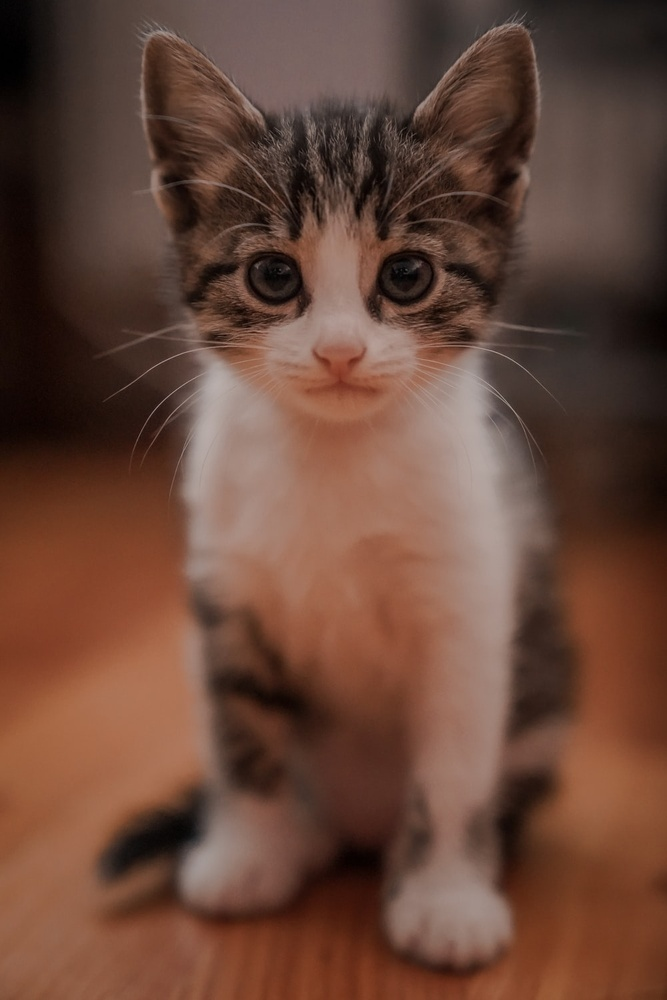
#> input picture cat.jpg, 667 x 1000 px, shrunk from 1000 x 1500 before the run
$ jupyter execute 'Task 3 - Image to Pencil Sketch with Python(Beginner) (1).ipynb'   (shell and % lines are left out)
#> lines starting #> are read from the running program, lines starting #| are printed output that depends on the picture
## Lets Grow More
## Name : Mayuresh Kumbhar
## Internship : Data Science

### Task-3 : Image to Pencil Sketch with Python

### Description :

We need to read the image in RBG format and then convert it to a grayscale image. This will turn an image into a classic black and white photo. Then the next thing to do is invert the grayscale image also called negative image, this will be our inverted grayscale image. Inversion can be used to enhance details. Then we can finally create the pencil sketch by mixing the grayscale image with the inverted blurry image. This can be done by dividing the grayscale image by the inverted blurry image. Since images are just arrays, we can easily do this programmatically using the divide function from the cv2 library in Python.

### Reference link : https://thecleverprogrammer.com/2020/09/30/pencil-sketch-with-python/

# Importing library

[cell 1]
import cv2
import matplotlib.pyplot as plt

# Changing image directory

[cell 2]
import os

[cell 3]
os.getcwd()

[cell 4]
os.chdir("C:\\Users\\Admin\\Downloads\\geo project\\2")

[cell 5]
os.getcwd()

# Reading and processing image

[cell 6]
# reading image
image = cv2.imread("cat.jpg")
#> image is the input picture: shape (1000, 667, 3); mean B, G, R 56.9, 70.7, 104.6
image

[cell 7]
# displaying image
cv2.imshow("Cat", image)
cv2.waitKey(0)
plt.imshow(image)

[cell 8]
# converting image to grayscale image
gray_image = cv2.cvtColor(image, cv2.COLOR_BGR2GRAY)
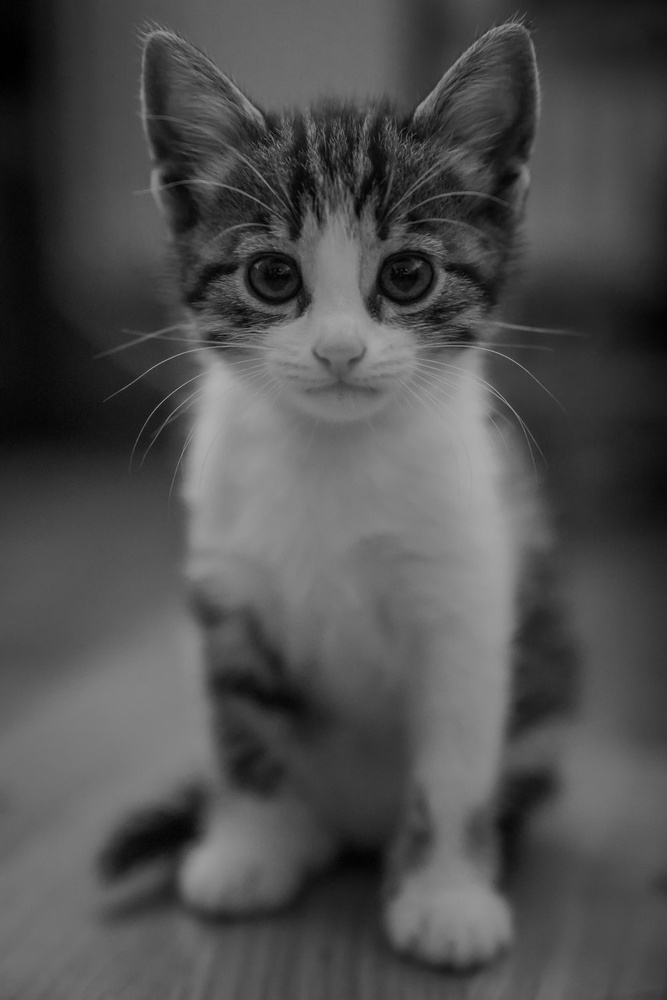
#> gray_image: shape (1000, 667); min 0, max 178, mean 79.3
cv2.imshow("New Cat", gray_image)
cv2.waitKey(0)
plt.imshow(gray_image)
gray_image

[cell 9]
# inverting grayscale image
inverted_image = 255 - gray_image
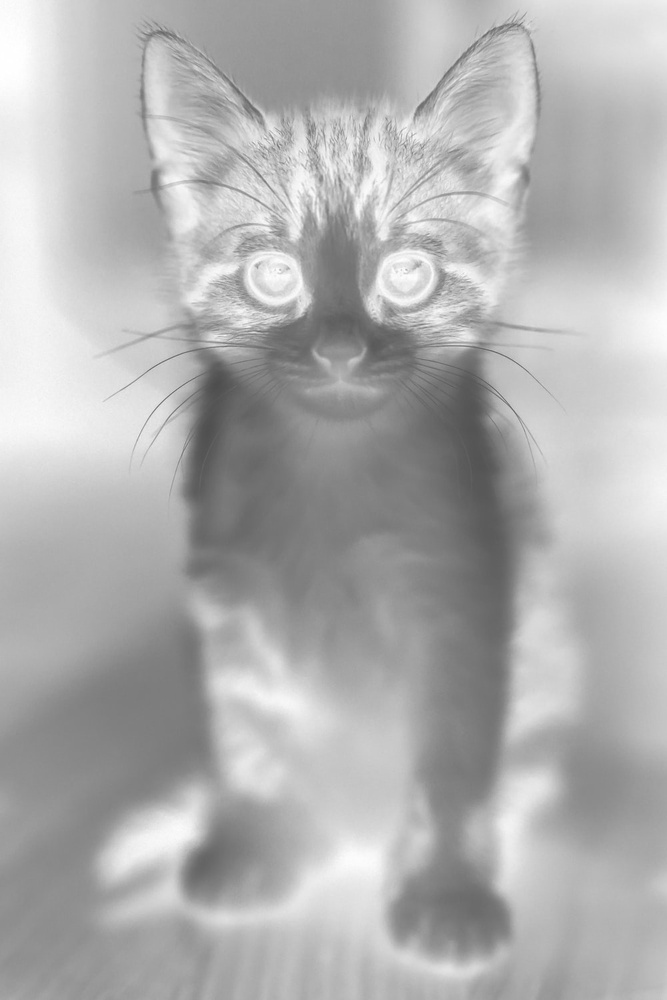
#> inverted_image: shape (1000, 667); min 77, max 255, mean 175.7
cv2.imshow("Inverted", inverted_image)
cv2.waitKey()
plt.imshow(inverted_image)
inverted_image

[cell 10]
# blurring image using Gaussian function in OpenCV
blurred = cv2.GaussianBlur(inverted_image, (21, 21), 0)
plt.imshow(blurred)
blurred

[cell 11]
# inverting the blurred image
# displaying final sketch
inverted_blurred = 255 - blurred
pencil_sketch = cv2.divide(gray_image, inverted_blurred, scale=256.0)
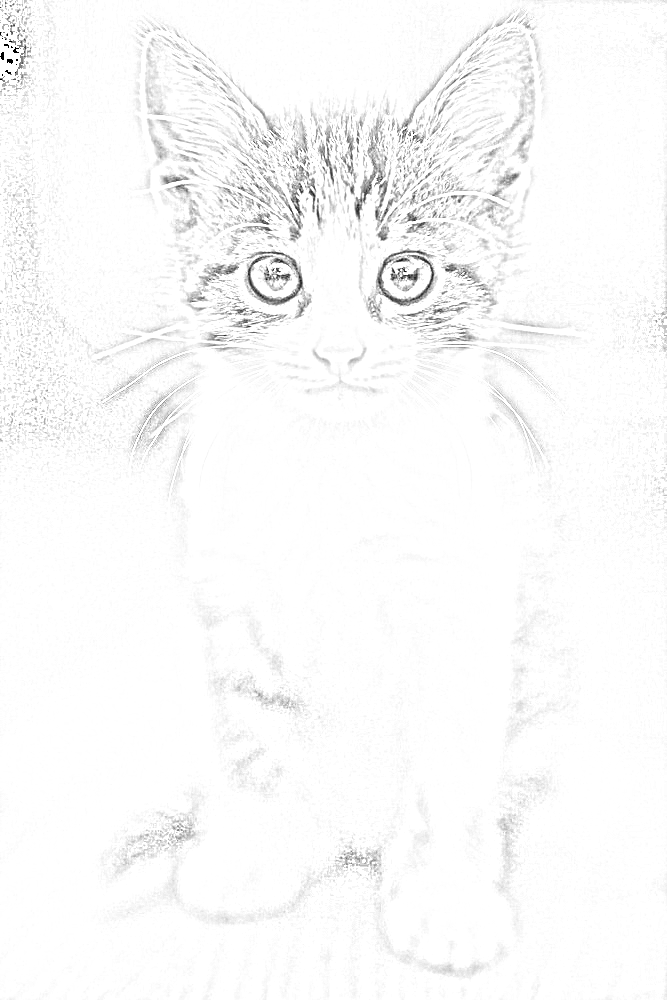
#> pencil_sketch: shape (1000, 667); min 0, max 255, mean 249.7
cv2.imshow("Sketch", pencil_sketch)
cv2.waitKey(0)
plt.imshow(pencil_sketch)
pencil_sketch
